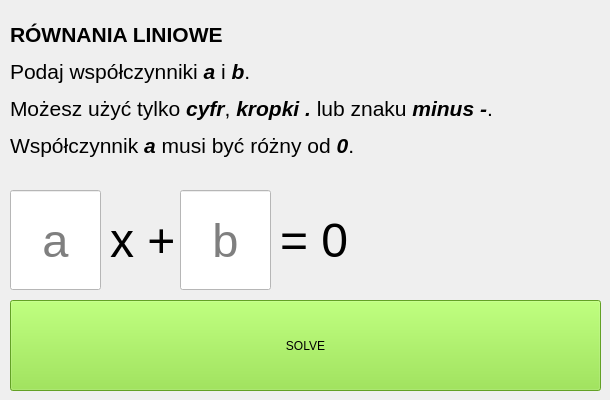
        <widget class="QWidget" name="Linear">
         <attribute name="title">
          <string>Linear Equations</string>
         </attribute>
         <widget class="QLabel" name="label_4">
          <property name="geometry">
           <rect>
            <x>10</x>
            <y>10</y>
            <width>581</width>
            <height>161</height>
           </rect>
          </property>
          <property name="text">
           <string>&lt;html&gt;&lt;head/&gt;&lt;body&gt;&lt;p&gt;&lt;span style=&quot; font-size:16pt; font-weight:600;&quot;&gt;RÓWNANIA LINIOWE&lt;/span&gt;&lt;/p&gt;&lt;p&gt;&lt;span style=&quot; font-size:16pt;&quot;&gt;Podaj współczynniki &lt;/span&gt;&lt;span style=&quot; font-size:16pt; font-weight:600; font-style:italic;&quot;&gt;a&lt;/span&gt;&lt;span style=&quot; font-size:16pt;&quot;&gt; i &lt;/span&gt;&lt;span style=&quot; font-size:16pt; font-weight:600; font-style:italic;&quot;&gt;b&lt;/span&gt;&lt;span style=&quot; font-size:16pt;&quot;&gt;. &lt;/span&gt;&lt;/p&gt;&lt;p&gt;&lt;span style=&quot; font-size:16pt;&quot;&gt;Możesz użyć tylko &lt;/span&gt;&lt;span style=&quot; font-size:16pt; font-weight:600; font-style:italic;&quot;&gt;cyfr&lt;/span&gt;&lt;span style=&quot; font-size:16pt;&quot;&gt;, &lt;/span&gt;&lt;span style=&quot; font-size:16pt; font-weight:600; font-style:italic;&quot;&gt;kropki .&lt;/span&gt;&lt;span style=&quot; font-size:16pt;&quot;&gt; lub znaku &lt;/span&gt;&lt;span style=&quot; font-size:16pt; font-weight:600; font-style:italic;&quot;&gt;minus -&lt;/span&gt;&lt;span style=&quot; font-size:16pt;&quot;&gt;.&lt;/span&gt;&lt;/p&gt;&lt;p&gt;&lt;span style=&quot; font-size:16pt;&quot;&gt;Współczynnik &lt;/span&gt;&lt;span style=&quot; font-size:16pt; font-weight:600; font-style:italic;&quot;&gt;a&lt;/span&gt;&lt;span style=&quot; font-size:16pt;&quot;&gt; musi być różny od &lt;/span&gt;&lt;span style=&quot; font-size:16pt; font-weight:600; font-style:italic;&quot;&gt;0&lt;/span&gt;&lt;span style=&quot; font-size:16pt;&quot;&gt;.&lt;/span&gt;&lt;/p&gt;&lt;/body&gt;&lt;/html&gt;</string>
          </property>
         </widget>
         <widget class="QLineEdit" name="alinear">
          <property name="geometry">
           <rect>
            <x>10</x>
            <y>190</y>
            <width>91</width>
            <height>100</height>
           </rect>
          </property>
          <property name="minimumSize">
           <size>
            <width>0</width>
            <height>100</height>
           </size>
          </property>
          <property name="maximumSize">
           <size>
            <width>16777212</width>
            <height>100</height>
           </size>
          </property>
          <property name="font">
           <font>
            <pointsize>35</pointsize>
           </font>
          </property>
          <property name="tabletTracking">
           <bool>true</bool>
          </property>
          <property name="autoFillBackground">
           <bool>false</bool>
          </property>
          <property name="styleSheet">
           <string notr="true">background-color: rgb(255, 255, 255);</string>
          </property>
          <property name="maxLength">
           <number>10</number>
          </property>
          <property name="alignment">
           <set>Qt::AlignCenter</set>
          </property>
          <property name="readOnly">
           <bool>false</bool>
          </property>
          <property name="placeholderText">
           <string>a</string>
          </property>
         </widget>
         <widget class="QLineEdit" name="blinear">
          <property name="geometry">
           <rect>
            <x>180</x>
            <y>190</y>
            <width>91</width>
            <height>100</height>
           </rect>
          </property>
          <property name="minimumSize">
           <size>
            <width>0</width>
            <height>100</height>
           </size>
          </property>
          <property name="maximumSize">
           <size>
            <width>16777212</width>
            <height>100</height>
           </size>
          </property>
          <property name="font">
           <font>
            <pointsize>35</pointsize>
           </font>
          </property>
          <property name="autoFillBackground">
           <bool>false</bool>
          </property>
          <property name="styleSheet">
           <string notr="true">background-color: rgb(255, 255, 255);</string>
          </property>
          <property name="text">
           <string/>
          </property>
          <property name="maxLength">
           <number>10</number>
          </property>
          <property name="alignment">
           <set>Qt::AlignCenter</set>
          </property>
          <property name="readOnly">
           <bool>false</bool>
          </property>
          <property name="placeholderText">
           <string>b</string>
          </property>
         </widget>
         <widget class="QLabel" name="label_3">
          <property name="geometry">
           <rect>
            <x>280</x>
            <y>200</y>
            <width>71</width>
            <height>81</height>
           </rect>
          </property>
          <property name="text">
           <string>&lt;html&gt;&lt;head/&gt;&lt;body&gt;&lt;p&gt;&lt;span style=&quot; font-size:36pt;&quot;&gt;= 0&lt;/span&gt;&lt;/p&gt;&lt;/body&gt;&lt;/html&gt;</string>
          </property>
         </widget>
         <widget class="QPushButton" name="solvelinear">
          <property name="geometry">
           <rect>
            <x>10</x>
            <y>300</y>
            <width>591</width>
            <height>91</height>
           </rect>
          </property>
          <property name="styleSheet">
           <string notr="true">font: 75 29pt &quot;Noto Sans&quot;;
background-color: rgb(138, 226, 52)</string>
          </property>
          <property name="text">
           <string>SOLVE</string>
          </property>
          <property name="checkable">
           <bool>false</bool>
          </property>
         </widget>
         <widget class="QLabel" name="label_2">
          <property name="geometry">
           <rect>
            <x>110</x>
            <y>200</y>
            <width>71</width>
            <height>81</height>
           </rect>
          </property>
          <property name="text">
           <string>&lt;html&gt;&lt;head/&gt;&lt;body&gt;&lt;p&gt;&lt;span style=&quot; font-size:36pt;&quot;&gt;x + &lt;/span&gt;&lt;/p&gt;&lt;/body&gt;&lt;/html&gt;</string>
          </property>
         </widget>
        </widget>
